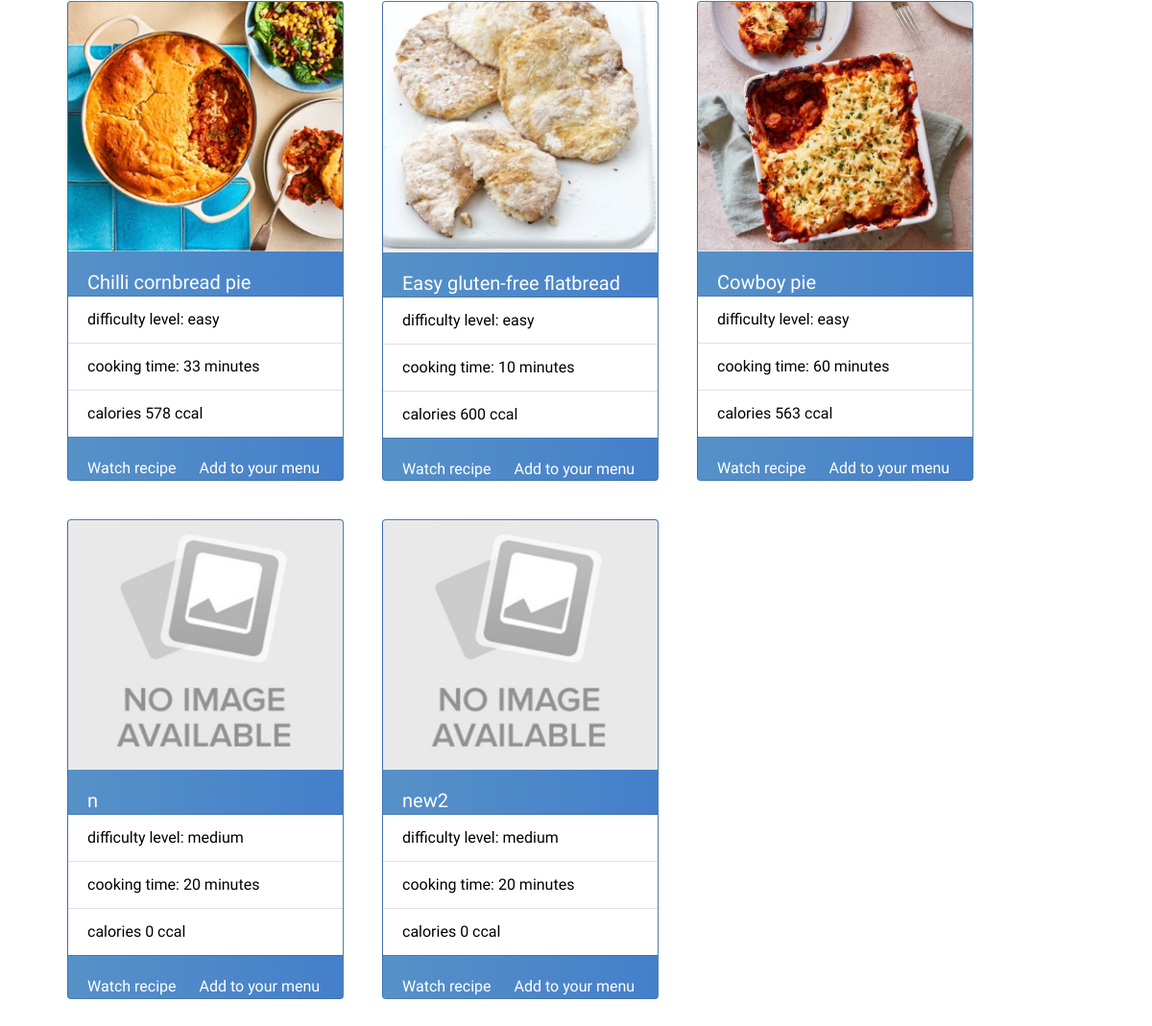
The app's page /receipes/ (lower part), older data.
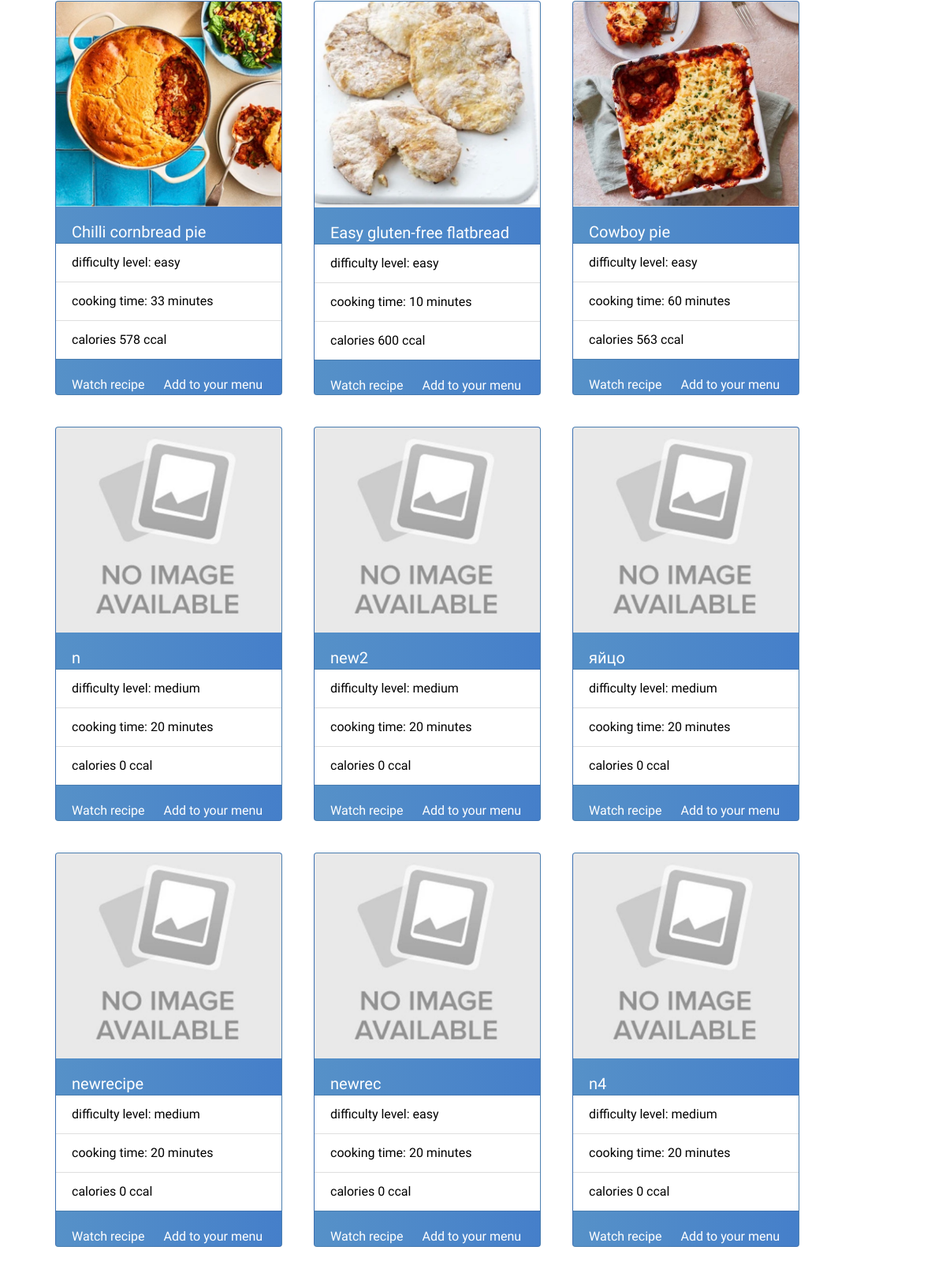
The same page, newer data.
### calory_counter/models.py (models this page shows, shortened)
class Receipe(models.Model):
    name = models.CharField(max_length=200)
    content = models.CharField(max_length=1000000)
    portion = models.PositiveIntegerField(default=1, null=False)
    calorie = models.IntegerField(default=0, blank = True)
    carbohydrate =models.DecimalField(max_digits=5, decimal_places=2, default=0, null=True)
    fats = models.DecimalField(max_digits=5, decimal_places=2, default=0, null=True)
    protein = models.DecimalField(max_digits=5, decimal_places=2, default=0, null=True)
    time = models.PositiveIntegerField(default=20, blank=True)
    difficulty_level_options = (
                                ('easy', 'easy'),
                                ('medium', 'medium'),
                                ('difficult', 'difficult'))
    difficulty_level = models.CharField(max_length=50, choices=difficulty_level_options, default='medium')
    ingredients = models.TextField(max_length=1000000, null=True, blank=True)
    img_url = models.ImageField(upload_to='static/recipes', null=True, blank=True, default='static/recipes/no image.jpeg')
    person_of = models.ForeignKey(User, null=True, on_delete=models.CASCADE)

### calory_counter/views.py (the view)
# urls.py: path('receipes/',receipe_view,name='receipes'),
def receipe_view(request):
    all_receipes = Receipe.objects.all()
    my_filter = ReceipeFilter(request.GET, queryset=all_receipes)
    form = AddRecipeForm(request.POST)
    if request.method == 'POST':
        form = AddRecipeForm(request.POST)
        if form.is_valid():
            profile = form.save(commit=False)
            profile.person_of = request.user
            profile.save()
            return redirect('calory_counter:receipes')
    else:
        form = AddRecipeForm()
    context = {'all_receipes':all_receipes,
               'my_filter':my_filter,
               'form': form,}
    return render(request, 'receipe_page.html',context,)

### templates/receipe_page.html (shortened to what this page needs)
{% extends 'base.html' %}
{% load static %}
{% block content %}
    <div class="container">
    <div class="row" >
    {% for receipe in all_receipes %}
        <div class="card" style="width: 18rem; height: 500px; margin: 20px; float: left">
      <img src={{ receipe.img_url.url }}  class="card-img-top" alt="...">
      <div class="card-body">
        <h5 class="card-title">{{ receipe.name }}</h5>
      </div>
      <ul class="list-group list-group-flush">
        <li class="list-group-item" style="color: black">difficulty level: {{ receipe.difficulty_level }}</li>
        <li class="list-group-item" style="color: black">cooking time: {{ receipe.time}} minutes</li>
        <li class="list-group-item" style="color: black">calories {{ receipe.calorie}} ccal</li>
      </ul>
      <div class="card-body">
        <a href="{% url 'calory_counter:show' receipe.id %}" class="card-link">Watch recipe</a>
          <a href="{% url 'calory_counter:add_recipe' receipe.id %}" class="card-link">Add to your menu</a>
      </div>
    </div>
    {% endfor %}
{% endblock content %}

### templates/base.html (shortened to what this page needs)
<!DOCTYPE html>
{% load static %}
<html>
<head>
	<link href="{% static 'base.css' %}" rel="stylesheet">
	<link rel="stylesheet" href="https://stackpath.bootstrapcdn.com/bootstrap/4.5.2/css/bootstrap.min.css">
</head>
<body>
        {% block content %}
        {% endblock content %}
</body>
</html>

### static/base.css (style rules this page uses)
a { text-decoration:none !important; }
body { font-family: Arial; background-color: #3498DB; padding: 50px; }
.card { background: #457fca; background: -webkit-linear-gradient(to right, #5691c8, #457fca); background: linear-gradient(to right, #5691c8, #457fca); color:white; }
.card a { text-decoration: none ; color:white; }
.card::before, .card::after { position: absolute; top: 0; right: 0; bottom: 0; left: 0; transform: scale3d(0, 0, 1); transition: transform .3s ease-out 0s; background: rgba(255, 255, 255, 0.1); content: ''; pointer-events: none; }
.card::before { transform-origin: left top; }
.card::after { transform-origin: right bottom; }
.card { font-family: 'Grandstander', cursive; font-family: 'Ubuntu', sans-serif; }

Row changes from the older to the newer data that the page shows:
added Receipe: img_url (picture), name "яйцо", difficulty_level "medium", time "20", calorie "0"
added Receipe: img_url (picture), name "newrecipe", difficulty_level "medium", time "20", calorie "0"
added Receipe: img_url (picture), name "newrec", difficulty_level "easy", time "20", calorie "0"
added Receipe: img_url (picture), name "n4", difficulty_level "medium", time "20", calorie "0"
